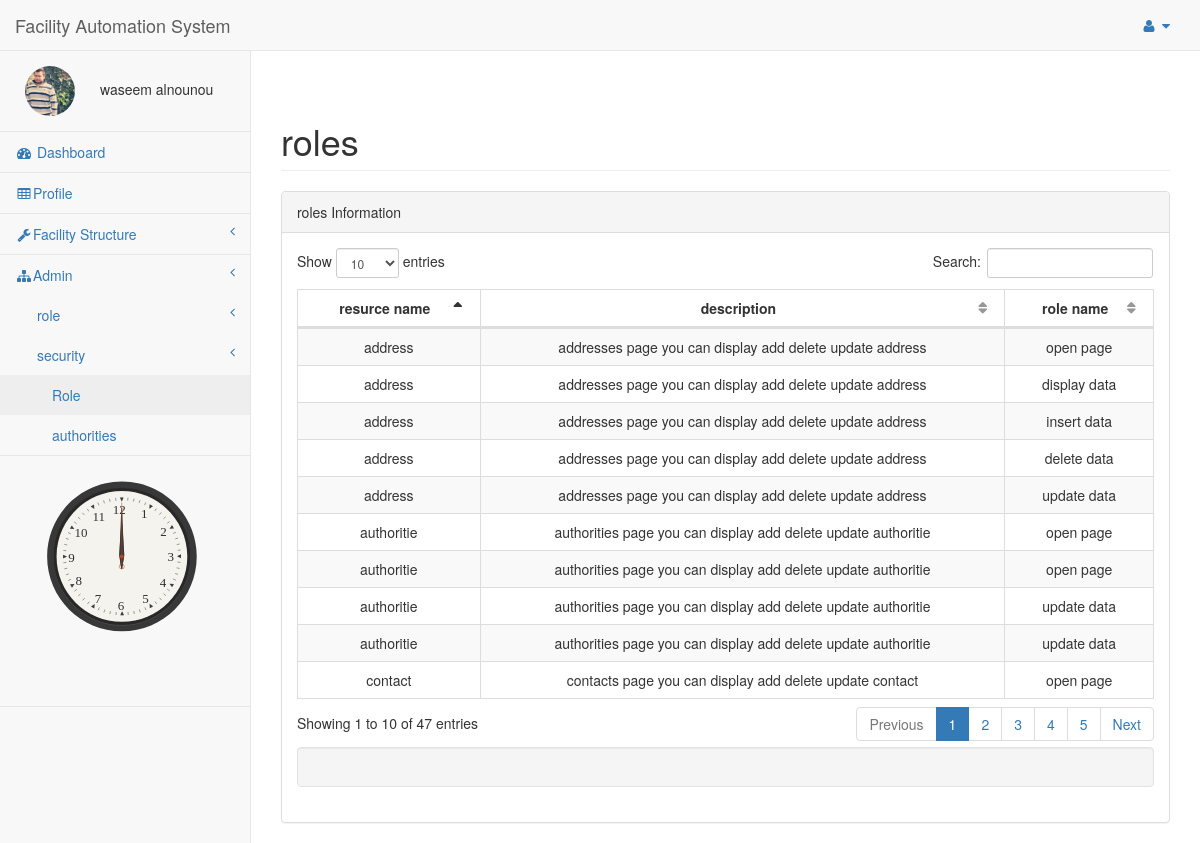
The page /FAS/pages/Role.php (signed in) on the database its author committed.
### tables this page shows
CREATE TABLE IF NOT EXISTS `user` (
  `Id` int(10) UNSIGNED NOT NULL AUTO_INCREMENT,
  `First_Name` varchar(30) DEFAULT NULL,
  `Last_Name` varchar(30) DEFAULT NULL,
  `password` varchar(30) NOT NULL,
  `email` varchar(50) DEFAULT NULL,
  `Img` varchar(50) DEFAULT NULL,
  `Birthday` date DEFAULT NULL,
  `Gender` int(11) DEFAULT NULL,
  PRIMARY KEY (`Id`)
);

CREATE TABLE IF NOT EXISTS `resources` (
  `Id` int(11) UNSIGNED NOT NULL AUTO_INCREMENT,
  `Resources_Name` varchar(50) NOT NULL,
  `Description` varchar(100) DEFAULT NULL,
  PRIMARY KEY (`Id`)
);

CREATE TABLE IF NOT EXISTS `role` (
  `Id` int(6) UNSIGNED NOT NULL AUTO_INCREMENT,
  `Role_Name` varchar(100) DEFAULT NULL,
  PRIMARY KEY (`Id`)
);

### FAS/pages/Role.php (the view, shortened to what this page needs)
<?php
try{
include("config.php");
 $UID=$_SESSION['user_Id'];
 $dbdlt=FALSE;$dbupd=FALSE;$dbins=FALSE;$dbdis=FALSE;
     if($UID==NULL){
      Redirect('login.php', false);
   }else{
      $sql = "SELECT * FROM user WHERE Id ='$UID'";
      $result = mysqli_query($db,$sql);
      $row = mysqli_fetch_array($result,MYSQLI_ASSOC);
      $count = mysqli_num_rows($result);
      if($count == 1) {
         $user_name = $row["First_Name"]. " " .$row["Last_Name"];
         $user_Img=$row["Img"];
      }else{
        Redirect('login.php', false);
      }
   }
    function  filltable($db){
    if (!$db) {
    die("Connection failed: " . mysqli_connect_error());
}
else
{
 $sql = "SELECT  re.Resources_Name,re.Description,ro.Role_Name from roleresources rr inner join Role ro ON rr.Role_Id=ro.id INNER join  resources re ON rr.Resoources_Id=re.Id      inner JOIN authorities a ON a.RR_Id=rr.Id where a.User_ID=".$_SESSION['user_Id'];
 $result = mysqli_query($db, $sql);
 $count = mysqli_num_rows($result);
    if ($count > 0) {
    while($row = mysqli_fetch_assoc($result)) {
        echo "<tr><td data-value='Resources_Name'>". $row["Resources_Name"]."</td><td data-value='Description' >".  $row["Description"]. "</td><td data-value='Role_Name'>" . $row["Role_Name"]. "</td></tr>";
    }
  }
else
{
    echo "0 results";
    }
  }
}
}
catch (Exception $e) {
    echo 'Caught exception: ',  $e->getMessage(), "\n";
}
?>
<!DOCTYPE html>
<html lang="en">
<head>
    <link href="../vendor/bootstrap/css/bootstrap.min.css" rel="stylesheet">
    <link href="../vendor/metisMenu/metisMenu.min.css" rel="stylesheet">
    <link href="../vendor/datatables-plugins/dataTables.bootstrap.css" rel="stylesheet">
    <link href="../vendor/datatables-responsive/dataTables.responsive.css" rel="stylesheet">
    <link href="../dist/css/sb-admin-2.css" rel="stylesheet">
    <link href="../vendor/font-awesome/css/font-awesome.min.css" rel="stylesheet" type="text/css">
</head>
<body>
    <div id="wrapper">
        <nav class="navbar navbar-default navbar-static-top" role="navigation" style="margin-bottom: 0">
            <div class="navbar-header">
  <a class="navbar-brand" href="index.php">Facility Automation System</a>
            </div>
            <ul class="nav navbar-top-links navbar-right">
                <li class="dropdown">
                    <a class="dropdown-toggle" data-toggle="dropdown" href="#">
                        <i class="fa fa-user fa-fw"></i> <i class="fa fa-caret-down"></i>
                    </a>
                </li>
            </ul>
            <div class="navbar-default sidebar" role="navigation">
                <div class="sidebar-nav navbar-collapse">
                    <ul class="nav" id="side-menu">
                        <li class="sidebar-search">
                              <div class="row" style="">
<?php
if($user_Img<>''){
    echo  "<img class='userimg' src="."$user_Img". " alt='user image' height='50' width='50' >";
}else
{
    echo  '<img  src="\FAS\img\user\user.jpg" class="userimg"  alt="user image" height="50 width="50" />';
    }
     echo $user_name;
?>
                         </div>
                        </li>
                        <li>
                            <a href="index.php"><i class="fa fa-dashboard fa-fw"></i> Dashboard</a>
                        </li>
                        <li>
                            <a href="userprofile.php"><i class="fa fa-table fa-fw"></i>Profile</a>
                        </li>
                        <li>
                            <a href="#"><i class="fa fa-wrench fa-fw"></i>Facility Structure<span class="fa arrow"></span></a>
                        </li>
                        <li>
                            <a href="#"><i class="fa fa-sitemap fa-fw"></i>Admin<span class="fa arrow"></span></a>
                            <ul class="nav nav-second-level">
                              <li>
                                    <a href="#">role <span class="fa arrow"></span></a>
                                </li>
                                <li>
                                    <a href="#">security<span class="fa arrow"></span></a>
                                    <ul class="nav nav-third-level">
                                        <li>
                                            <a href="Role.php">Role</a>
                                        </li>
                                        <li>
                                            <a href="authoritie.php">authorities</a>
                                        </li>
                                    </ul>
                                </li>
                            </ul>
                        </li>
                                                  <li>
<svg version="1.1" id="clock" xmlns="http://www.w3.org/2000/svg" xmlns:xlink="http://www.w3.org/1999/xlink" x="0px" y="0px"
	 width="150px" height="150px" viewBox="50 50 400 500"
	 xml:space="preserve">
<g id="markings">
	<text transform="matrix(1 0 0 1 282 174.4307)" fill="#303030" font-family="'Futura-Medium'" font-size="26">1</text>
	<text transform="matrix(1 0 0 1 320.6987 209.9229)" fill="#303030" font-family="'Futura-Medium'" font-size="26">2</text>
	<text transform="matrix(1 0 0 1 335.0396 260.3213)" fill="#303030" font-family="'Futura-Medium'" font-size="26">3</text>
	<text transform="matrix(1 0 0 1 319.6987 311.6914)" fill="#303030" font-family="'Futura-Medium'" font-size="26">4</text>
	<text transform="matrix(1 0 0 1 284.5 344.7695)" fill="#303030" font-family="'Futura-Medium'" font-size="26">5</text>
	<text transform="matrix(1 0 0 1 235.5522 357.5293)" fill="#303030" font-family="'Futura-Medium'" font-size="26">6</text>
	<text transform="matrix(1 0 0 1 189.3726 343.7695)" fill="#303030" font-family="'Futura-Medium'" font-size="26">7</text>
	<text transform="matrix(1 0 0 1 151.0664 308.9883)" fill="#303030" font-family="'Futura-Medium'" font-size="26">8</text>
	<text transform="matrix(1 0 0 1 136.3916 262.6992)" fill="#303030" font-family="'Futura-Medium'" font-size="26">9</text>
	<text transform="matrix(1 0 0 1 149.0664 212.9229)" fill="#303030" font-family="'Futura-Medium'" font-size="26">10</text>
	<text transform="matrix(1 0 0 1 184.9673 179.9668)" fill="#303030" font-family="'Futura-Medium'" font-size="26">11</text>
	<text transform="matrix(1 0 0 1 225.7227 165.9639)" fill="#303030" font-family="'Futura-Medium'" font-size="26">12</text>
</g>
</svg>
                        </li>
                    </ul>
                </div>
            </div>
        </nav>
        <div id="page-wrapper">
            <form  method="post">
            <div class="row">
                 <div class="panel-body">
                        </div>
                <div class="col-lg-12">
                    <h1 class="page-header">roles</h1>
                </div>
            </div>
            <div class="row">
                <div class="col-lg-12">
                    <div class="panel panel-default">
                        <div class="panel-heading">
                            roles Information
                        </div>
                        <div class="panel-body">
                            <table style="width: 100%" class="table table-striped table-bordered table-hover" id="dataTables-example">
                                <thead>
                                    <tr>
                                        <th>resurce name</th>
                                         <th>description</th>
                                        <th>role name</th>
                                    </tr>
                                </thead>
                                <tbody>
  <?php
     if($dbdis==TRUE)
    { filltable($db);}
  ?>
                                </tbody>
                            </table>
                            <div class="well">
                            </div>
                        </div>
                    </div>
                </div>
            </div>
                 </form>
        </div>
    </div>
</body>
</html>

### FAS/pages/Role.php (style rules this page uses)
svg { width: 250px; height: 250px; display: block; margin: auto; }
img { border-radius: 50%; }
td,th { text-align:center; }
.userimg { border-radius: 50%; margin-top:0px ; margin-bottom:0px; margin-right:25px; margin-left: 25px; border:#808080 soild 2px; }

### rows shown on the page
user: Img (picture), user_name "waseem alnounou"
resources: Resources_Name "authoritie", Description "authorities page you can display add delete update authoritie", role.Role_Name "open page", role.Role_Name "update data"
resources: Resources_Name "address", Description "addresses page you can display add delete update address", role.Role_Name "open page", role.Role_Name "display data", role.Role_Name "insert data", role.Role_Name "delete data", role.Role_Name "update data"
resources: Resources_Name "contact", Description "contacts page you can display add delete update contact", role.Role_Name "open page"
